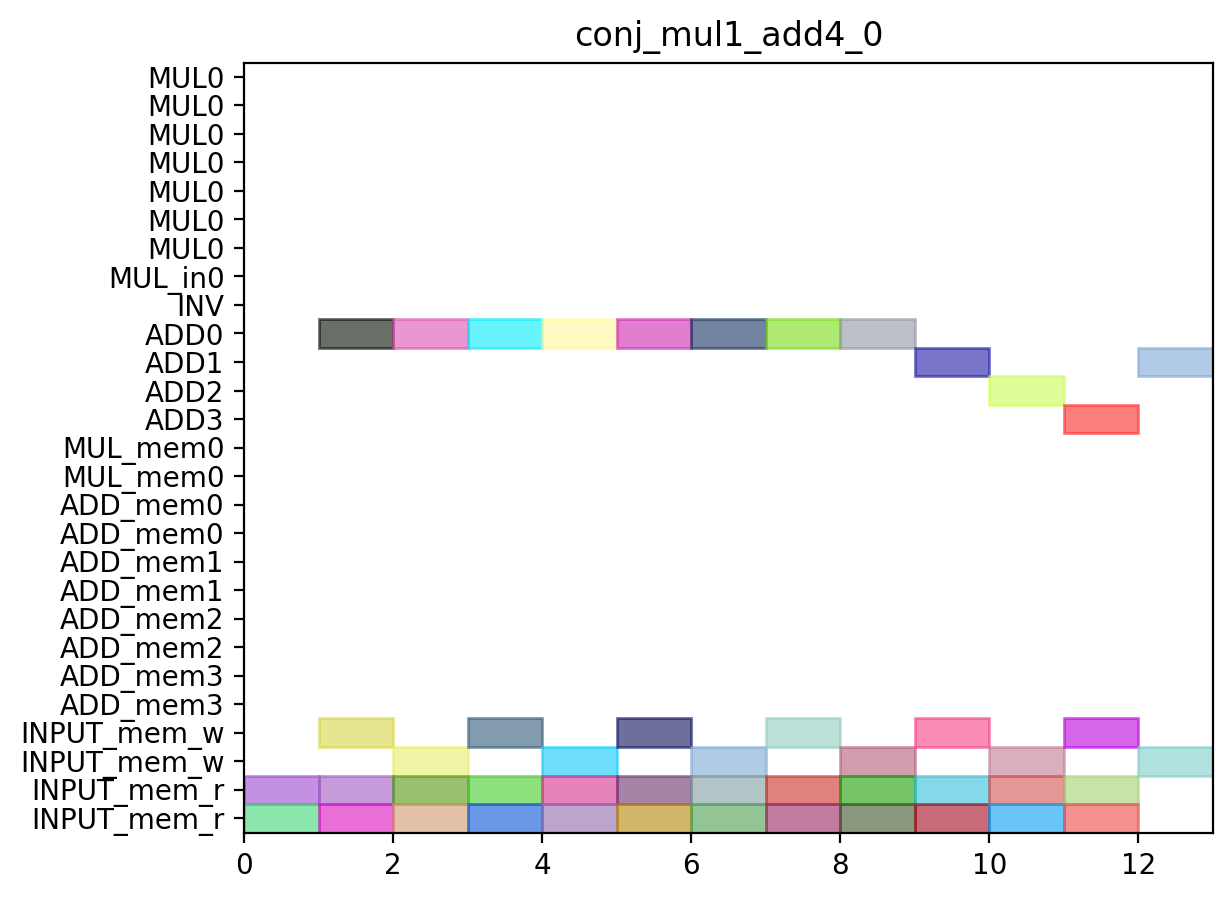

Source code (Python):
from pyschedule import Scenario, solvers, plotters, alt

def solve_conj_mul1_add4_0(ConstStep, ExpStep):
	horizon = 90
	S=Scenario("conj_mul1_add4_0",horizon = horizon)

	# resource
	MUL = S.Resources('MUL', num=1, size=7)
	MUL_in = S.Resources('MUL_in', num=1)
	INV = S.Resource('INV')
	ADD = S.Resources('ADD', num=4, periods=range(1, horizon))
	MUL_mem = S.Resources('MUL_mem', num=1, size=2)
	ADD_mem = S.Resources('ADD_mem', num=4, size=2)
	INPUT_mem_w = S.Resource('INPUT_mem_w', size=2)
	INPUT_mem_r = S.Resource('INPUT_mem_r', size=2)

	# result of previous scheduling

	# new tasks
	C000 = S.Task('C000', length=1, delay_cost=1)
	C000 += alt(ADD)

	C000_mem0 = S.Task('C000_mem0', length=1, delay_cost=1)
	C000_mem0 += INPUT_mem_r
	S += C000_mem0<=C000

	C000_mem1 = S.Task('C000_mem1', length=1, delay_cost=1)
	C000_mem1 += INPUT_mem_r
	S += C000_mem1<=C000

	C000_w = S.Task('C000_w', length=1, delay_cost=1)
	C000_w += alt(INPUT_mem_w)
	S += 0 < C000_w
	S += C000-1 <= C000_w

	C001 = S.Task('C001', length=1, delay_cost=1)
	C001 += alt(ADD)

	C001_mem0 = S.Task('C001_mem0', length=1, delay_cost=1)
	C001_mem0 += INPUT_mem_r
	S += C001_mem0<=C001

	C001_mem1 = S.Task('C001_mem1', length=1, delay_cost=1)
	C001_mem1 += INPUT_mem_r
	S += C001_mem1<=C001

	C001_w = S.Task('C001_w', length=1, delay_cost=1)
	C001_w += alt(INPUT_mem_w)
	S += 0 < C001_w
	S += C001-1 <= C001_w

	C010 = S.Task('C010', length=1, delay_cost=1)
	C010 += alt(ADD)

	C010_mem0 = S.Task('C010_mem0', length=1, delay_cost=1)
	C010_mem0 += INPUT_mem_r
	S += C010_mem0<=C010

	C010_mem1 = S.Task('C010_mem1', length=1, delay_cost=1)
	C010_mem1 += INPUT_mem_r
	S += C010_mem1<=C010

	C010_w = S.Task('C010_w', length=1, delay_cost=1)
	C010_w += alt(INPUT_mem_w)
	S += 0 < C010_w
	S += C010-1 <= C010_w

	C011 = S.Task('C011', length=1, delay_cost=1)
	C011 += alt(ADD)

	C011_mem0 = S.Task('C011_mem0', length=1, delay_cost=1)
	C011_mem0 += INPUT_mem_r
	S += C011_mem0<=C011

	C011_mem1 = S.Task('C011_mem1', length=1, delay_cost=1)
	C011_mem1 += INPUT_mem_r
	S += C011_mem1<=C011

	C011_w = S.Task('C011_w', length=1, delay_cost=1)
	C011_w += alt(INPUT_mem_w)
	S += 0 < C011_w
	S += C011-1 <= C011_w

	C100 = S.Task('C100', length=1, delay_cost=1)
	C100 += alt(ADD)

	C100_mem0 = S.Task('C100_mem0', length=1, delay_cost=1)
	C100_mem0 += INPUT_mem_r
	S += C100_mem0<=C100

	C100_mem1 = S.Task('C100_mem1', length=1, delay_cost=1)
	C100_mem1 += INPUT_mem_r
	S += C100_mem1<=C100

	C100_w = S.Task('C100_w', length=1, delay_cost=1)
	C100_w += alt(INPUT_mem_w)
	S += 0 < C100_w
	S += C100-1 <= C100_w

	C101 = S.Task('C101', length=1, delay_cost=1)
	C101 += alt(ADD)

	C101_mem0 = S.Task('C101_mem0', length=1, delay_cost=1)
	C101_mem0 += INPUT_mem_r
	S += C101_mem0<=C101

	C101_mem1 = S.Task('C101_mem1', length=1, delay_cost=1)
	C101_mem1 += INPUT_mem_r
	S += C101_mem1<=C101

	C101_w = S.Task('C101_w', length=1, delay_cost=1)
	C101_w += alt(INPUT_mem_w)
	S += 0 < C101_w
	S += C101-1 <= C101_w

	C110 = S.Task('C110', length=1, delay_cost=1)
	C110 += alt(ADD)

	C110_mem0 = S.Task('C110_mem0', length=1, delay_cost=1)
	C110_mem0 += INPUT_mem_r
	S += C110_mem0<=C110

	C110_mem1 = S.Task('C110_mem1', length=1, delay_cost=1)
	C110_mem1 += INPUT_mem_r
	S += C110_mem1<=C110

	C110_w = S.Task('C110_w', length=1, delay_cost=1)
	C110_w += alt(INPUT_mem_w)
	S += 0 < C110_w
	S += C110-1 <= C110_w

	C111 = S.Task('C111', length=1, delay_cost=1)
	C111 += alt(ADD)

	C111_mem0 = S.Task('C111_mem0', length=1, delay_cost=1)
	C111_mem0 += INPUT_mem_r
	S += C111_mem0<=C111

	C111_mem1 = S.Task('C111_mem1', length=1, delay_cost=1)
	C111_mem1 += INPUT_mem_r
	S += C111_mem1<=C111

	C111_w = S.Task('C111_w', length=1, delay_cost=1)
	C111_w += alt(INPUT_mem_w)
	S += 0 < C111_w
	S += C111-1 <= C111_w

	C200 = S.Task('C200', length=1, delay_cost=1)
	C200 += alt(ADD)

	C200_mem0 = S.Task('C200_mem0', length=1, delay_cost=1)
	C200_mem0 += INPUT_mem_r
	S += C200_mem0<=C200

	C200_mem1 = S.Task('C200_mem1', length=1, delay_cost=1)
	C200_mem1 += INPUT_mem_r
	S += C200_mem1<=C200

	C200_w = S.Task('C200_w', length=1, delay_cost=1)
	C200_w += alt(INPUT_mem_w)
	S += 0 < C200_w
	S += C200-1 <= C200_w

	C201 = S.Task('C201', length=1, delay_cost=1)
	C201 += alt(ADD)

	C201_mem0 = S.Task('C201_mem0', length=1, delay_cost=1)
	C201_mem0 += INPUT_mem_r
	S += C201_mem0<=C201

	C201_mem1 = S.Task('C201_mem1', length=1, delay_cost=1)
	C201_mem1 += INPUT_mem_r
	S += C201_mem1<=C201

	C201_w = S.Task('C201_w', length=1, delay_cost=1)
	C201_w += alt(INPUT_mem_w)
	S += 0 < C201_w
	S += C201-1 <= C201_w

	C210 = S.Task('C210', length=1, delay_cost=1)
	C210 += alt(ADD)

	C210_mem0 = S.Task('C210_mem0', length=1, delay_cost=1)
	C210_mem0 += INPUT_mem_r
	S += C210_mem0<=C210

	C210_mem1 = S.Task('C210_mem1', length=1, delay_cost=1)
	C210_mem1 += INPUT_mem_r
	S += C210_mem1<=C210

	C210_w = S.Task('C210_w', length=1, delay_cost=1)
	C210_w += alt(INPUT_mem_w)
	S += 0 < C210_w
	S += C210-1 <= C210_w

	C211 = S.Task('C211', length=1, delay_cost=1)
	C211 += alt(ADD)

	C211_mem0 = S.Task('C211_mem0', length=1, delay_cost=1)
	C211_mem0 += INPUT_mem_r
	S += C211_mem0<=C211

	C211_mem1 = S.Task('C211_mem1', length=1, delay_cost=1)
	C211_mem1 += INPUT_mem_r
	S += C211_mem1<=C211

	C211_w = S.Task('C211_w', length=1, delay_cost=1)
	C211_w += alt(INPUT_mem_w)
	S += 0 < C211_w
	S += C211-1 <= C211_w

	solvers.mip.solve(S,msg=1,kind='CPLEX', time_limit=3600)

	solution = [['hoge']*len(S.solution()[1]) for i in range(len(S.solution()))]
	for i in range(len(S.solution())):
		for j in range(len(S.solution()[i])):
			solution[i][j]=str(S.solution()[i][j])
	print(solution)

	cycles = int(solution[-1][3])

	pic_file_name = "conj_mul1_add4/conj_mul1_add4_0.png"
	if(S.solution() != []):
		plotters.matplotlib.plot(S,img_filename=pic_file_name, vertical_text=True, fig_size=(cycles*0.25+3, 5), show_task_labels=False)

	return solution

if __name__ == "__main__":
	solution = solve_conj_mul1_add4_0(0, 0)
